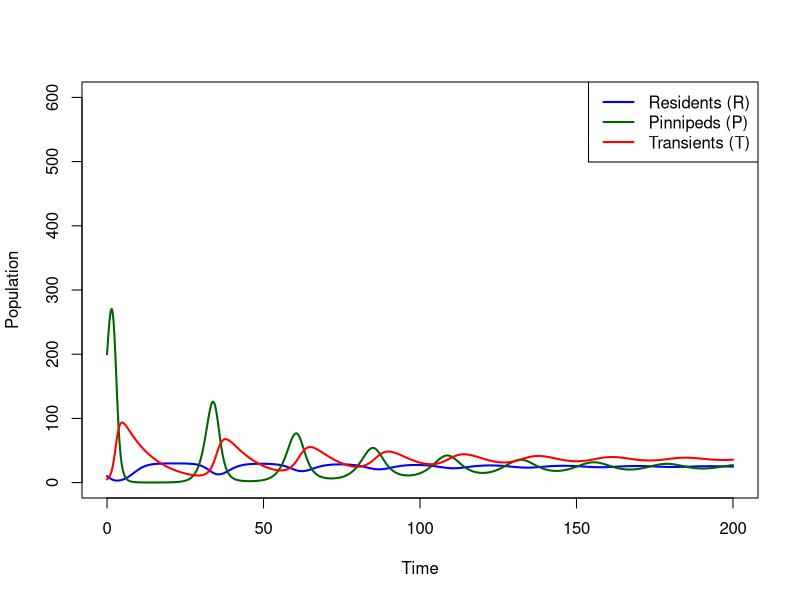
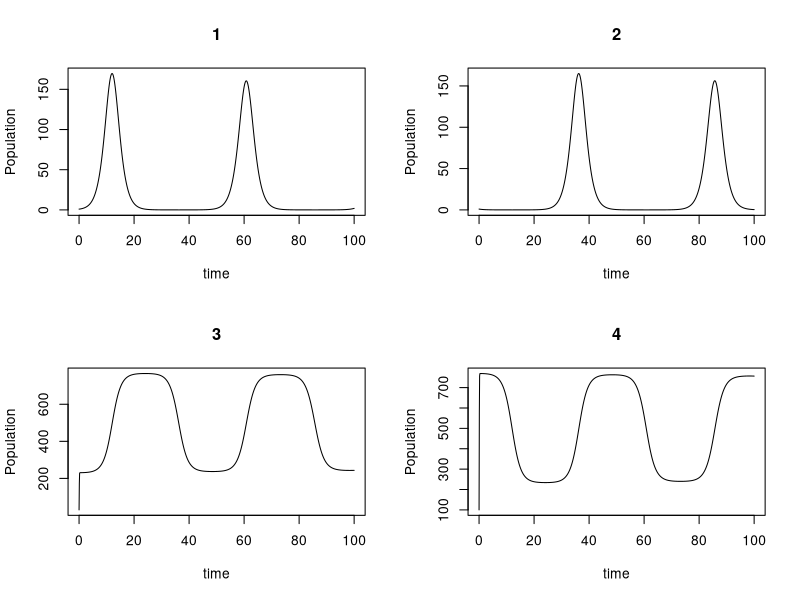

Reproduce these figures in R, in order.
## ---- chunk 1
knitr::opts_chunk$set(echo = TRUE,tidy.opts = list(width.cutoff = 60), tidy = TRUE)
## ---- chunk 2
library(deSolve)
## ---- chunk 3
# Parameters
r_R <- 0.5      # resident whale growth rate
K_R <- 30       # resident carrying capacity

r_P <- 0.8      # pinniped growth rate
K_P <- 500      # pinniped carrying capacity

alpha <- 0.2    # effect of pinnipeds on residents
beta  <- 0.6    # effect of residents on pinnipeds

C   <- 0.02     # predation rate
B   <- 0.2      # conversion efficiency
D_T <- 0.1      # transient whale death rate
## ---- chunk 4
R0 <- 10
P0 <- 200
T0 <- 5

state_ini <- c(R = R0,
               P = P0,
               T = T0)
## ---- chunk 5
modelA <- function(time, state, parameters){

  R <- state[1]
  P <- state[2]
  T <- state[3]

  # Resident whales (competition with P)
  dR <- r_R * R * (1 - (R + alpha*P)/K_R)

  # Pinnipeds (competition + predation)
  dP <- r_P * P * (1 - (P + beta*R)/K_P) -
        C * P * T

  # Transient whales (predator)
  dT <- B * C * P * T -
        D_T * T

  return(list(c(dR, dP, dT)))
}
## ---- chunk 6
time_vec <- seq(0, 200, length.out = 2000)

outA <- ode(y = state_ini,
            times = time_vec,
            func = modelA,
            parms = NULL)

outA <- as.data.frame(outA)
## ---- chunk 7
plot(outA$time, outA$R,
     type = "l",
     col = "blue",
     lwd = 2,
     ylim = c(0,600),
     xlab = "Time",
     ylab = "Population")

lines(outA$time, outA$P,
      col = "darkgreen",
      lwd = 2)

lines(outA$time, outA$T,
      col = "red",
      lwd = 2)

legend("topright",
       legend = c("Residents (R)",
                  "Pinnipeds (P)",
                  "Transients (T)"),
       col = c("blue","darkgreen","red"),
       lty = 1,
       lwd = 2)
## ---- chunk 8
# Equilibrium (Model A)
P_star <- D_T / (B * C)

R_star <- K_R - (alpha * D_T) / (B * C)

T_star <- (r_P / (C * K_P)) *
          (K_P - (D_T / (B * C)) -
           beta * K_R +
           (alpha * beta * D_T) / (B * C))

P_star
R_star
T_star
## ---- chunk 9
dR = 0
dP = 0
dT = 0

# Test derivatives at equilibrium
dR_test <- r_R * R_star *
           (1 - (R_star + alpha * P_star) / K_R)

dP_test <- r_P * P_star *
           (1 - (P_star + beta * R_star) / K_P) -
           C * P_star * T_star

dT_test <- B * C * P_star * T_star -
           D_T * T_star

dR_test
dP_test
dT_test

## ---- chunk 10
# Equilibrium without competition
R_not <- (K_R - alpha * K_P) /
         (1 - alpha * beta)

T_not <- (r_P / (C * K_P)) *
         (K_P - (D_T / (B * C)))

R_not
T_not
R_star > R_not
T_star < T_not
## ---- chunk 11
B * C * K_R > alpha * D_T
## ---- chunk 12
B_R=1 # birth rate of resident whales
C_R=0.002 # Consumption/conversion rate of resident whales
D_R=1 # death rate of resident whales

B_T=1 # birth rate of transient whales
C_T=0.002 # Consumption/conversion rate of resident whales
D_T=1 # death rate of transient whales

r_P=30 # growth rate of pinnipeds
K_P=1000 # Carrying capacity of pinnipeds
a=1 # attack rate on pinnipeds

r_S=30 # growth rate of salmon
K_S=1000 # Carrying capacity of salmon
b=1 # attack rate on salmon
## ---- chunk 13
library(deSolve)
require(deSolve)

# predator-prey model
LV <- function(time,state,para) {
	B_R=para[1];C_r=para[2];D_R=para[3];B_T=para[4];C_T=para[5];D_T=para[6];r_P=para[7];K_P=para[8];a=para[9];r_S=para[10];K_S=para[11];b=para[12]
	# state variables
	R=state[1];T=state[2];P=state[3];S=state[4]
	# equation
	X1=R*(B_R*C_R*S-D_R)
	X2=T*(B_T*C_T*P-D_T)
	X3=r_P*P*(1-P/K_P-a*S/K_P)-C_T*P*T
	X4=r_S*S*(1-S/K_S-b*P/K_S)-C_R*S*R

	return(list(c(X1,X2,X3,X4)))
}

# input parameters
para=c(B_R,C_R,D_R,B_T,C_T,D_T,r_P,K_P,a,r_S,K_S,b)
# initialization
time=seq(from=0,to=100,length=1000)
ini=c(1,1,30,100)
out=ode(ini,time,LV,para)
## ---- chunk 14
plot(out,ylab="Population")
